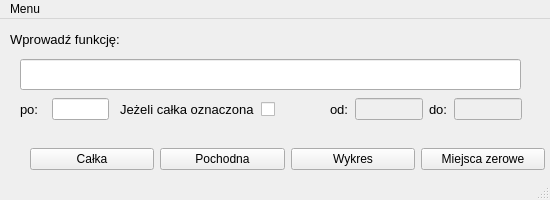
<?xml version="1.0" encoding="UTF-8"?>
<ui version="4.0">
 <class>MainWindow</class>
 <widget class="QMainWindow" name="MainWindow">
  <property name="enabled">
   <bool>true</bool>
  </property>
  <property name="geometry">
   <rect>
    <x>0</x>
    <y>0</y>
    <width>550</width>
    <height>200</height>
   </rect>
  </property>
  <property name="minimumSize">
   <size>
    <width>550</width>
    <height>200</height>
   </size>
  </property>
  <property name="maximumSize">
   <size>
    <width>550</width>
    <height>200</height>
   </size>
  </property>
  <property name="windowTitle">
   <string>Kalkulator naukowy</string>
  </property>
  <property name="whatsThis">
   <string>&lt;html&gt;&lt;head/&gt;&lt;body&gt;&lt;p&gt;nic&lt;/p&gt;&lt;/body&gt;&lt;/html&gt;</string>
  </property>
  <widget class="QWidget" name="centralwidget">
   <widget class="QLabel" name="lab_wprFun">
    <property name="geometry">
     <rect>
      <x>10</x>
      <y>10</y>
      <width>141</width>
      <height>21</height>
     </rect>
    </property>
    <property name="font">
     <font>
      <pointsize>10</pointsize>
     </font>
    </property>
    <property name="text">
     <string>Wprowadź funkcję:</string>
    </property>
   </widget>
   <widget class="QWidget" name="horizontalLayoutWidget">
    <property name="geometry">
     <rect>
      <x>30</x>
      <y>120</y>
      <width>515</width>
      <height>41</height>
     </rect>
    </property>
    <layout class="QHBoxLayout" name="boxLayo_Buttons">
     <item>
      <widget class="QPushButton" name="Btn_Calka">
       <property name="whatsThis">
        <string>&lt;html&gt;&lt;head/&gt;&lt;body&gt;&lt;p&gt;Halko&lt;/p&gt;&lt;/body&gt;&lt;/html&gt;</string>
       </property>
       <property name="text">
        <string>Całka</string>
       </property>
      </widget>
     </item>
     <item>
      <widget class="QPushButton" name="Btn_Pochodna">
       <property name="text">
        <string>Pochodna</string>
       </property>
       <property name="shortcut">
        <string>Alt+P</string>
       </property>
      </widget>
     </item>
     <item>
      <widget class="QPushButton" name="Btn_Wykres">
       <property name="text">
        <string>Wykres</string>
       </property>
       <property name="shortcut">
        <string>Alt+W</string>
       </property>
       <property name="checkable">
        <bool>false</bool>
       </property>
       <property name="autoDefault">
        <bool>false</bool>
       </property>
       <property name="default">
        <bool>false</bool>
       </property>
       <property name="flat">
        <bool>false</bool>
       </property>
      </widget>
     </item>
     <item>
      <widget class="QPushButton" name="Btn_Miejsca_zerowe">
       <property name="text">
        <string>Miejsca zerowe</string>
       </property>
       <property name="shortcut">
        <string>Alt+M</string>
       </property>
      </widget>
     </item>
    </layout>
   </widget>
   <widget class="QLineEdit" name="edt_funkcja">
    <property name="geometry">
     <rect>
      <x>20</x>
      <y>40</y>
      <width>501</width>
      <height>31</height>
     </rect>
    </property>
    <property name="whatsThis">
     <string>&lt;html&gt;&lt;head/&gt;&lt;body&gt;&lt;p&gt;Tekst funkcji&lt;/p&gt;&lt;/body&gt;&lt;/html&gt;</string>
    </property>
    <property name="frame">
     <bool>true</bool>
    </property>
    <property name="dragEnabled">
     <bool>false</bool>
    </property>
   </widget>
   <widget class="QWidget" name="horizontalLayoutWidget_2">
    <property name="geometry">
     <rect>
      <x>20</x>
      <y>70</y>
      <width>89</width>
      <height>41</height>
     </rect>
    </property>
    <layout class="QHBoxLayout" name="horizontalLayout">
     <item>
      <widget class="QLabel" name="lab_wprFun_2">
       <property name="font">
        <font>
         <pointsize>10</pointsize>
        </font>
       </property>
       <property name="text">
        <string>po:  </string>
       </property>
      </widget>
     </item>
     <item>
      <widget class="QLineEdit" name="edt_funkcjaPo">
       <property name="frame">
        <bool>true</bool>
       </property>
       <property name="dragEnabled">
        <bool>false</bool>
       </property>
      </widget>
     </item>
    </layout>
   </widget>
   <widget class="QWidget" name="horizontalLayoutWidget_3">
    <property name="geometry">
     <rect>
      <x>330</x>
      <y>70</y>
      <width>192</width>
      <height>41</height>
     </rect>
    </property>
    <layout class="QHBoxLayout" name="horizontalLayout_2">
     <item>
      <widget class="QLabel" name="lab_wprFun_3">
       <property name="font">
        <font>
         <pointsize>10</pointsize>
        </font>
       </property>
       <property name="text">
        <string>od:</string>
       </property>
      </widget>
     </item>
     <item>
      <widget class="QLineEdit" name="edt_od">
       <property name="enabled">
        <bool>false</bool>
       </property>
       <property name="frame">
        <bool>true</bool>
       </property>
       <property name="dragEnabled">
        <bool>false</bool>
       </property>
      </widget>
     </item>
     <item>
      <layout class="QHBoxLayout" name="horizontalLayout_3">
       <item>
        <widget class="QLabel" name="lab_wprFun_4">
         <property name="font">
          <font>
           <pointsize>10</pointsize>
          </font>
         </property>
         <property name="text">
          <string>do:</string>
         </property>
        </widget>
       </item>
       <item>
        <widget class="QLineEdit" name="edt_do">
         <property name="enabled">
          <bool>false</bool>
         </property>
         <property name="frame">
          <bool>true</bool>
         </property>
         <property name="dragEnabled">
          <bool>false</bool>
         </property>
        </widget>
       </item>
      </layout>
     </item>
    </layout>
   </widget>
   <widget class="QWidget" name="horizontalLayoutWidget_6">
    <property name="geometry">
     <rect>
      <x>120</x>
      <y>70</y>
      <width>189</width>
      <height>41</height>
     </rect>
    </property>
    <layout class="QHBoxLayout" name="horizontalLayout_4">
     <item>
      <widget class="QLabel" name="lab_wprFun_5">
       <property name="font">
        <font>
         <pointsize>10</pointsize>
        </font>
       </property>
       <property name="text">
        <string>Jeżeli całka oznaczona</string>
       </property>
      </widget>
     </item>
     <item>
      <widget class="QCheckBox" name="cbox_ozn">
       <property name="text">
        <string/>
       </property>
      </widget>
     </item>
    </layout>
   </widget>
  </widget>
  <widget class="QStatusBar" name="statusbar"/>
  <widget class="QMenuBar" name="menuBar">
   <property name="geometry">
    <rect>
     <x>0</x>
     <y>0</y>
     <width>550</width>
     <height>21</height>
    </rect>
   </property>
   <widget class="QMenu" name="menuMenu">
    <property name="title">
     <string>Menu</string>
    </property>
    <addaction name="actionZamknij"/>
   </widget>
   <addaction name="menuMenu"/>
  </widget>
  <action name="actionFile">
   <property name="text">
    <string>File</string>
   </property>
  </action>
  <action name="actionZamknij">
   <property name="text">
    <string>Zamknij</string>
   </property>
  </action>
 </widget>
 <tabstops>
  <tabstop>edt_funkcja</tabstop>
  <tabstop>edt_funkcjaPo</tabstop>
  <tabstop>cbox_ozn</tabstop>
  <tabstop>edt_od</tabstop>
  <tabstop>edt_do</tabstop>
  <tabstop>Btn_Calka</tabstop>
  <tabstop>Btn_Pochodna</tabstop>
  <tabstop>Btn_Wykres</tabstop>
  <tabstop>Btn_Miejsca_zerowe</tabstop>
 </tabstops>
 <resources/>
 <connections>
  <connection>
   <sender>Btn_Calka</sender>
   <signal>clicked()</signal>
   <receiver>MainWindow</receiver>
   <slot>fun_calka()</slot>
   <hints>
    <hint type="sourcelabel">
     <x>82</x>
     <y>111</y>
    </hint>
    <hint type="destinationlabel">
     <x>10</x>
     <y>146</y>
    </hint>
   </hints>
  </connection>
  <connection>
   <sender>Btn_Pochodna</sender>
   <signal>clicked()</signal>
   <receiver>MainWindow</receiver>
   <slot>fun_pochodna()</slot>
   <hints>
    <hint type="sourcelabel">
     <x>211</x>
     <y>110</y>
    </hint>
    <hint type="destinationlabel">
     <x>197</x>
     <y>157</y>
    </hint>
   </hints>
  </connection>
  <connection>
   <sender>Btn_Wykres</sender>
   <signal>clicked()</signal>
   <receiver>MainWindow</receiver>
   <slot>fun_wykres()</slot>
   <hints>
    <hint type="sourcelabel">
     <x>309</x>
     <y>110</y>
    </hint>
    <hint type="destinationlabel">
     <x>305</x>
     <y>149</y>
    </hint>
   </hints>
  </connection>
  <connection>
   <sender>Btn_Miejsca_zerowe</sender>
   <signal>clicked()</signal>
   <receiver>MainWindow</receiver>
   <slot>fun_mscZerowe()</slot>
   <hints>
    <hint type="sourcelabel">
     <x>525</x>
     <y>111</y>
    </hint>
    <hint type="destinationlabel">
     <x>468</x>
     <y>144</y>
    </hint>
   </hints>
  </connection>
  <connection>
   <sender>cbox_ozn</sender>
   <signal>toggled(bool)</signal>
   <receiver>edt_do</receiver>
   <slot>setEnabled(bool)</slot>
   <hints>
    <hint type="sourcelabel">
     <x>301</x>
     <y>90</y>
    </hint>
    <hint type="destinationlabel">
     <x>489</x>
     <y>90</y>
    </hint>
   </hints>
  </connection>
  <connection>
   <sender>cbox_ozn</sender>
   <signal>toggled(bool)</signal>
   <receiver>edt_od</receiver>
   <slot>setEnabled(bool)</slot>
   <hints>
    <hint type="sourcelabel">
     <x>301</x>
     <y>90</y>
    </hint>
    <hint type="destinationlabel">
     <x>391</x>
     <y>90</y>
    </hint>
   </hints>
  </connection>
 </connections>
 <slots>
  <slot>odczytFunkcji()</slot>
  <slot>fun_calka()</slot>
  <slot>fun_pochodna()</slot>
  <slot>fun_wykres()</slot>
  <slot>fun_wynikRownania()</slot>
  <slot>fun_mscZerowe()</slot>
 </slots>
</ui>
